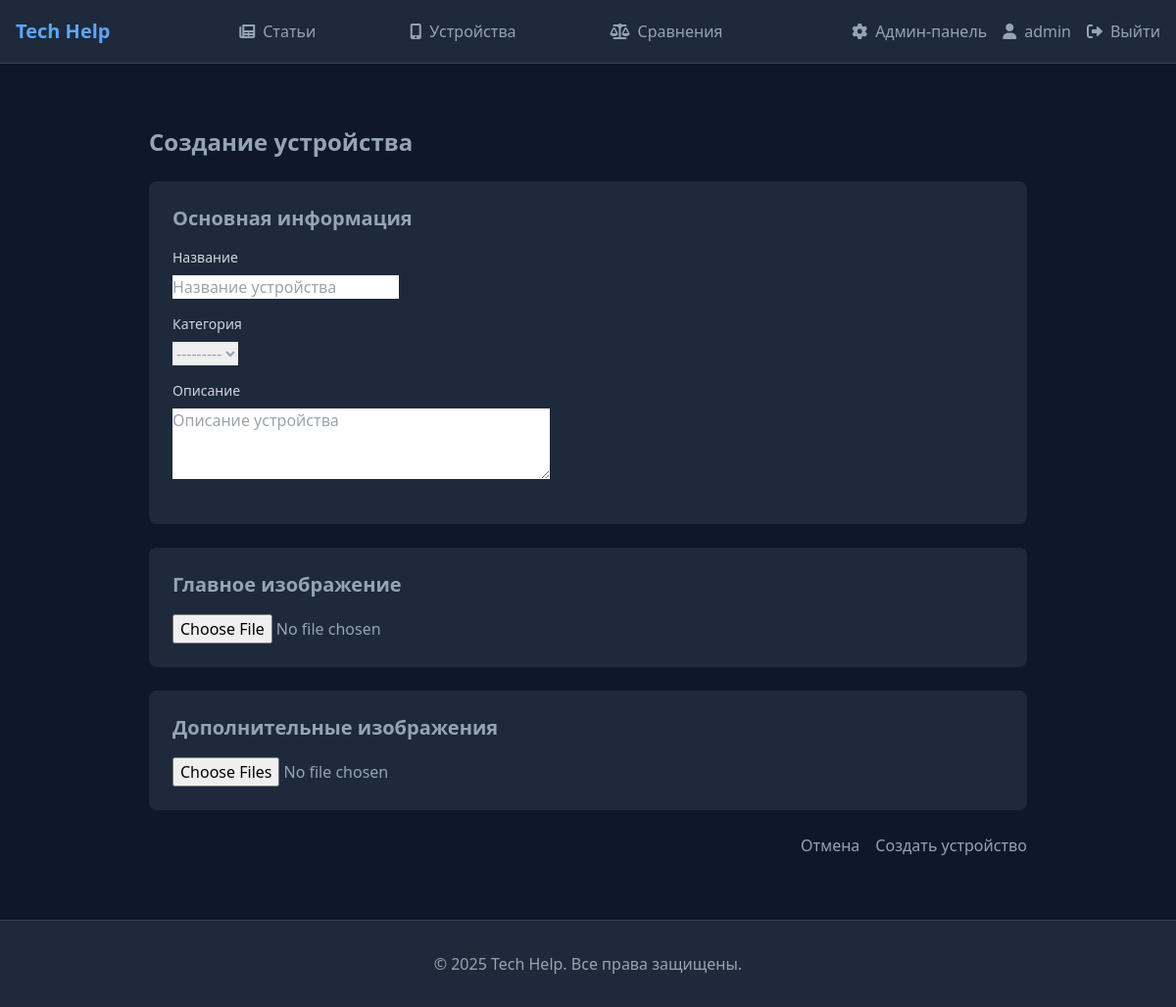
/devices/create/ (signed in), run on an earlier commit of the app's database.
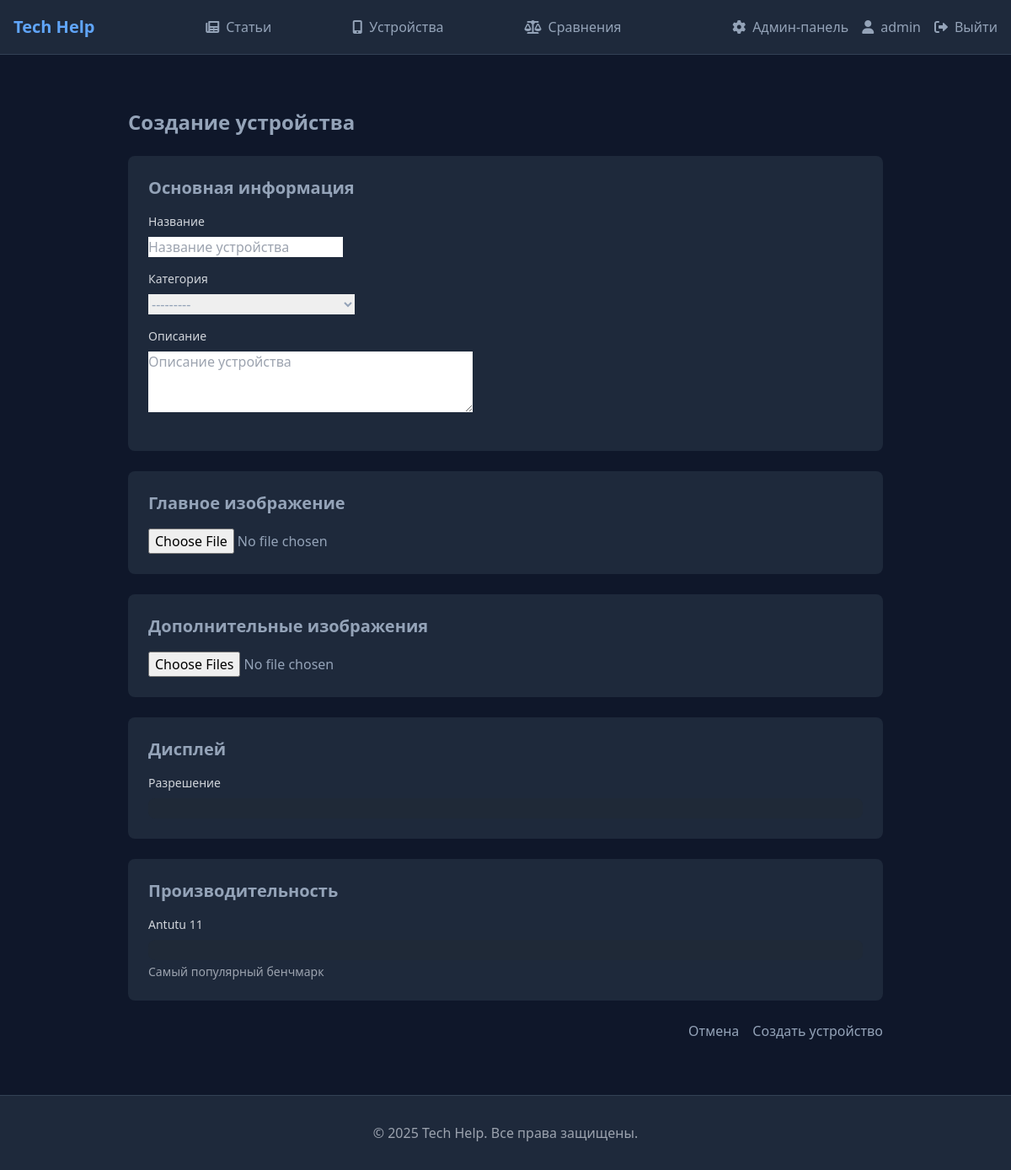
And on a later commit of the database.
### devices/models.py (models this page shows, shortened)
class SpecificationCategory(models.Model):
    name = models.CharField(max_length=100, verbose_name='Название')
    order = models.PositiveIntegerField(default=0, verbose_name='Порядок отображения')
    class Meta:
        verbose_name = 'Категория характеристик'
        verbose_name_plural = 'Категории характеристик'
        ordering = ['order']

class SpecificationField(models.Model):
    category = models.ForeignKey(
        SpecificationCategory,
        on_delete=models.CASCADE,
        related_name='fields',
        verbose_name='Категория'
    )
    name = models.CharField(max_length=100, verbose_name='Название')
    description = models.TextField(
        blank=True,
        verbose_name='Описание',
        help_text='Объяснение характеристики'
    )
    unit = models.CharField(
        max_length=20,
        blank=True,
        verbose_name='Единица измерения',
        help_text='Например: мм, кг, МГц'
    )
    order = models.PositiveIntegerField(default=0, verbose_name='Порядок отображения')
    is_higher_better = models.BooleanField(
        default=False,
        verbose_name="Чем выше тем лучше",
        help_text="Определяет выделение лучшего значения в сравнениях"
    )
    class Meta:
        verbose_name = 'Поле характеристики'
        verbose_name_plural = 'Поля характеристик'
        ordering = ['category', 'order']

### devices/views.py (the view)
# urls.py: path('create/', views.device_create, name='device_create'),
@login_required
def device_create(request):
    if request.method == 'POST':
        form = DeviceForm(request.POST)
        if form.is_valid():
            device = form.save(commit=False)
            if 'main_image' in request.FILES:
                device.main_image = request.FILES['main_image']
            device.save()
            for image in request.FILES.getlist('images'):
                DeviceImage.objects.create(device=device, image=image)
            formset = DeviceSpecificationFormSet(request.POST, instance=device)
            if formset.is_valid():
                formset.save()
                messages.success(request, 'Устройство успешно создано.')
                return redirect('devices:device_detail', slug=device.slug)
    else:
        form = DeviceForm()
        formset = DeviceSpecificationFormSet()
    categories = SpecificationCategory.objects.prefetch_related('fields').all()
    return render(request, 'devices/device_form.html', {
        'form': form,
        'formset': formset,
        'categories': categories,
        'title': 'Создание устройства'
    })

### devices/forms.py (shortened to what this page needs)
class DeviceForm(forms.ModelForm):
    class Meta:
        model = Device
        fields = ['name', 'category', 'description']
        widgets = {
            'name': forms.TextInput(attrs={
                'class': 'form-input w-full rounded-lg border-gray-700 bg-gray-800 text-white',
                'placeholder': 'Название устройства'
            }),
            'category': forms.Select(attrs={
                'class': 'form-select w-full rounded-lg border-gray-700 bg-gray-800 text-white'
            }),
            'description': forms.Textarea(attrs={
                'class': 'form-textarea w-full rounded-lg border-gray-700 bg-gray-800 text-white',
                'rows': 3,
                'placeholder': 'Описание устройства'
            }),
        }
    def __init__(self, *args, **kwargs):
        super().__init__(*args, **kwargs)
        for field in self.fields:
            if field != 'specifications':
                self.fields[field].widget.attrs.update({'class': 'form-input'})

### devices/models.py (called while the page is built)
    def __str__(self):
        return self.name

### templates/devices/device_form.html (shortened to what this page needs)
{% extends 'base.html' %}
{% load static %}
{% block content %}
<div class="container mx-auto px-4 py-8">
    <div class="max-w-4xl mx-auto">
        <h1 class="text-2xl font-bold mb-6">{{ title }}</h1>
        <form method="post" enctype="multipart/form-data" class="space-y-6">
            <div class="bg-slate-800 rounded-lg p-6">
                <h2 class="text-xl font-semibold mb-4">Основная информация</h2>
                {% for field in form %}
                <div class="mb-4">
                    <label for="{{ field.id_for_label }}" class="block text-sm font-medium text-gray-300 mb-2">
                        {{ field.label }}
                    </label>
                    {{ field }}
                </div>
                {% endfor %}
            </div>
            <div class="bg-slate-800 rounded-lg p-6">
                <h2 class="text-xl font-semibold mb-4">Главное изображение</h2>
                <input type="file"
                       name="main_image"
                       accept="image/*"
                       class="form-input w-full">
            </div>
            <div class="bg-slate-800 rounded-lg p-6">
                <h2 class="text-xl font-semibold mb-4">Дополнительные изображения</h2>
                <input type="file"
                       name="images"
                       multiple
                       accept="image/*"
                       class="form-input w-full">
            </div>
            <div class="space-y-6">
                {% for category, forms in formset.categories.items %}
                <div class="bg-slate-800 rounded-lg p-6">
                    <h2 class="text-xl font-semibold mb-4">{{ category.name }}</h2>
                    <div class="space-y-4">
                        {% for form in forms %}
                        <div class="flex items-start gap-4">
                            <div class="flex-grow">
                                <label class="block text-sm font-medium text-gray-300 mb-2">
                                    {{ form.instance.field.name }}
                                </label>
                                {{ form.value }}
                                {% if form.instance.field.description %}
                                <p class="mt-1 text-sm text-gray-400">{{ form.instance.field.description }}</p>
                                {% endif %}
                            </div>
                        </div>
                        {% endfor %}
                    </div>
                </div>
                {% endfor %}
            </div>
            <div class="flex justify-end gap-4">
                <a href="{% url 'devices:device_list' %}"
                   class="btn-secondary">
                    Отмена
                </a>
                <button type="submit" class="btn-primary">
                    {% if device %}Сохранить изменения{% else %}Создать устройство{% endif %}
                </button>
            </div>
        </form>
    </div>
</div>
{% endblock %}

What changed in the data, as far as the page shows it:
added SpecificationCategory: name "Дисплей"
added SpecificationField: instance.field.name "Разрешение"
added SpecificationCategory: name "Производительность"
added SpecificationField: instance.field.name "Antutu 11", instance.field.description "Самый популярный бенчмарк"
